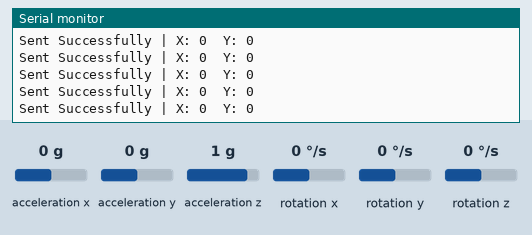
The sketch below on a simulated ESP32. Parts: the last lines printed to the serial monitor. Inputs (shaded band) come from the test bench; at power-on: acceleration x 0 g, acceleration y 0 g, acceleration z 1 g, rotation x 0 °/s, rotation y 0 °/s, rotation z 0 °/s.

Above: at 1.2 s.
1.3 s: acceleration x set to -1.4 g
At 1.32 s:
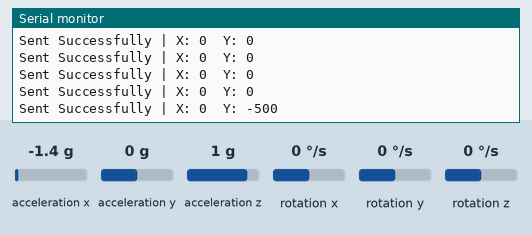
2.8 s: acceleration y set to -1.4 g
At 2.83 s:
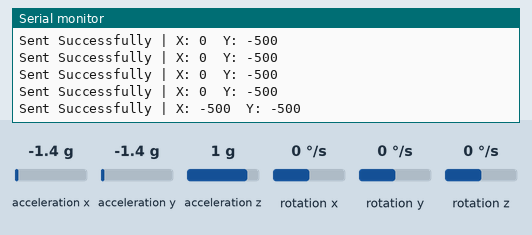
4.3 s: acceleration x set to 0 g
At 4.34 s:
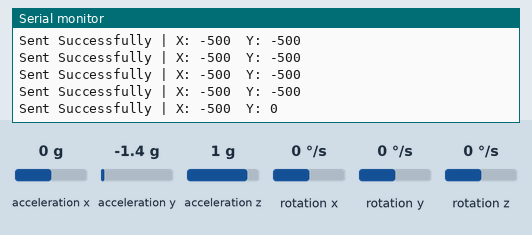
5.8 s: acceleration z set to -1.4 g
At 5.8 s:
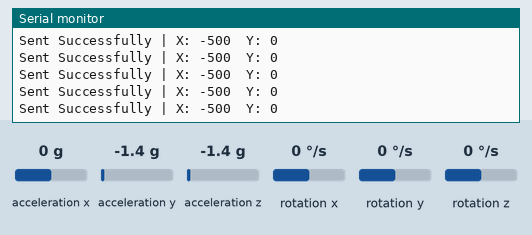
Timing chart, 0 to 8.3 s (numbered marks = the images above; inputs shaded):
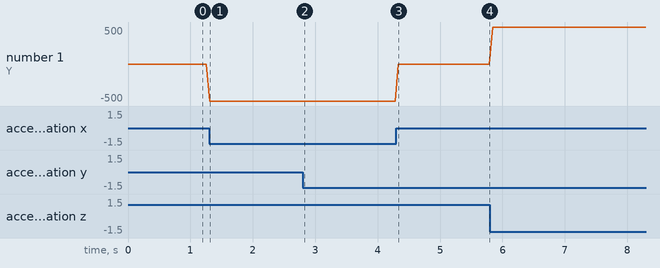

Measured:
- after the input at 1.3 s, the serial monitor: prints a new line at once (image 1)
- after the input at 2.8 s, the serial monitor: prints a new line at once (image 2)
- after the input at 4.3 s, the serial monitor: prints a new line at once (image 3)
- plotted number 1: 0 → -500 after the input at 1.3 s, 0 → 500 after the input at 5.8 s

The sketch:

powertrans.ino
```cpp
#include <esp_now.h>
#include <WiFi.h>
#include <esp_wifi.h>
#include <Wire.h>
#include "MPU6050.h"
MPU6050 mpu;
// Setup Receiver MAC Address: 80:F3:DA:54:83:04
uint8_t receiverAddress[] = { 0x80, 0xF3, 0xDA, 0x64, 0x3D, 0x9C };
// Data structure
typedef struct struct_message {
  int16_t x;   // -1000 to 1000
  int16_t y;  // -1000 to 1000
} struct_message;
struct_message myData;
// Callback when data is sent
void onSent(const uint8_t *macAddr, esp_now_send_status_t status) {
  if (status == ESP_NOW_SEND_SUCCESS) {
    Serial.print("Sent Successfully | X: ");
    Serial.print(myData.x);
    Serial.print("  Y: ");
    Serial.println(myData.y);
  } else {
    Serial.println("Send Failed");
  }
}

void setup() {
  Serial.begin(115200);
  // Initialize I2C for MPU6050
  Wire.begin(14,15);   // SDA, SCL
  mpu.initialize();
  if (!mpu.testConnection()) {
    Serial.println("MPU6050 connection failed!");
    while (1);
  }
  Serial.println("MPU6050 Connected");
  // ESP-NOW Setup
  WiFi.mode(WIFI_STA);
  WiFi.disconnect();
  esp_wifi_set_promiscuous(true);
  esp_wifi_set_channel(1, WIFI_SECOND_CHAN_NONE);
  esp_wifi_set_promiscuous(false);
  if (esp_now_init() != ESP_OK) {
    Serial.println("ESP-NOW init failed");
    while (1);
  }
  esp_now_register_send_cb(onSent);
  esp_now_peer_info_t peerInfo = {};
  memcpy(peerInfo.peer_addr, receiverAddress, 6);
  peerInfo.channel = 1;
  peerInfo.encrypt = false;
  if (esp_now_add_peer(&peerInfo) != ESP_OK) {
    Serial.println("Failed to add peer");
    while (1);
  }
  Serial.println("ESP-NOW Ready");
}

void loop() {
  int16_t ax, ay, az;
  mpu.getAcceleration(&ax, &ay, &az);
  // Convert acceleration to tilt angles
  float angleX = atan2(ay, az) * 180 / PI;  // Left / Right
  float angleY = atan2(ax, az) * 180 / PI;  // Forward / Back
  // Limit usable tilt range
  angleX = constrain(angleX, -30, 30);
  angleY = constrain(angleY, -30, 30);
  // Map angle to -1000 to +1000 (same as joystick)
  myData.x = map(angleX, -30, 30, -500, 500);
  myData.y = map(angleY, -30, 30, -500, 500);
  // Dead zone to prevent shaking
  if (abs(myData.x) < 400) myData.x = 0;
  if (abs(myData.y) < 400) myData.y = 0;
  // Send data
  esp_err_t result = esp_now_send(receiverAddress, (uint8_t *)&myData, sizeof(myData));
  if (result != ESP_OK) {Serial.println("Send Error");}
  delay(50);  // ~20Hz update rate
}
```
